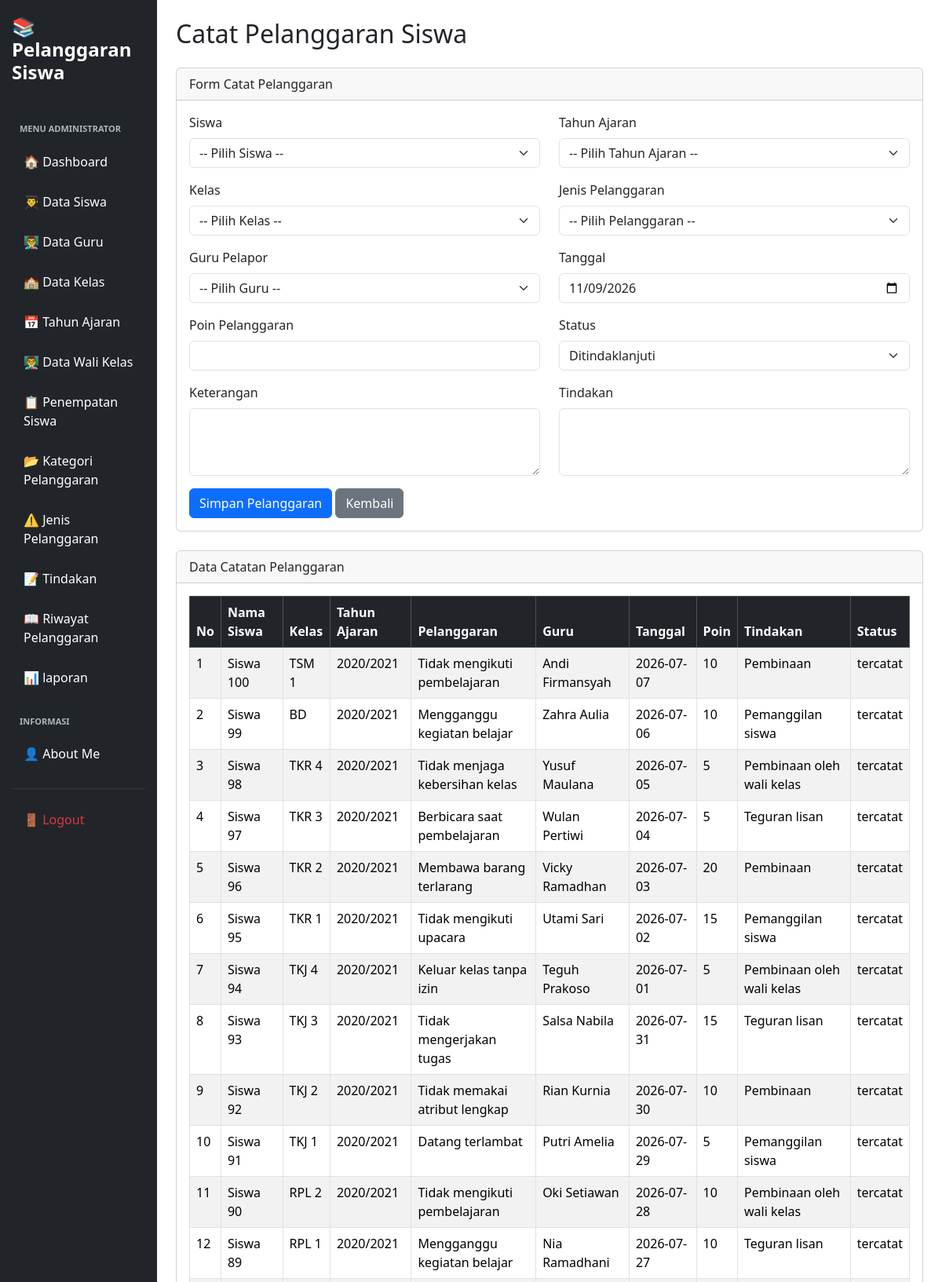
/catat_pelanggaran.php (signed in, upper part), run on the app's committed database.
### tables this page shows
CREATE TABLE `t_pelanggaran_siswa` (
  `id` int(11) NOT NULL,
  `tahun_ajaran_id` int(11) DEFAULT NULL,
  `siswa_id` int(11) DEFAULT NULL,
  `nama_siswa` varchar(150) NOT NULL,
  `kelas_id` int(11) DEFAULT NULL,
  `nama_kelas` varchar(100) NOT NULL,
  `pelanggaran_id` int(11) DEFAULT NULL,
  `nama_pelanggaran` varchar(150) NOT NULL,
  `pelanggaran_kategori_id` int(11) DEFAULT NULL,
  `guru_id` int(11) DEFAULT NULL,
  `nama_guru` varchar(150) NOT NULL,
  `tanggal` date DEFAULT NULL,
  `keterangan` text NOT NULL,
  `poin` int(11) NOT NULL,
  `tindakan` text NOT NULL,
  `status` varchar(30) NOT NULL,
  `created_at` timestamp NOT NULL DEFAULT current_timestamp(),
  `updated_at` timestamp NOT NULL DEFAULT current_timestamp()
);

CREATE TABLE `t_tahun_ajaran` (
  `id` int(11) NOT NULL,
  `nama` varchar(20) DEFAULT NULL,
  `tanggal_mulai` date NOT NULL,
  `tanggal_selesai` date NOT NULL,
  `status_aktif` tinyint(1) NOT NULL,
  `created_at` timestamp NOT NULL DEFAULT current_timestamp(),
  `updated_at` timestamp NOT NULL DEFAULT current_timestamp()
);

### catat_pelanggaran.php (the view, shortened to what this page needs)
<?php
include 'config/koneksi.php';
$sql = "SELECT
            ps.*,
            ta.nama AS tahun_ajaran,
            s.nis,
            k.tingkat,
            k.jurusan
        FROM t_pelanggaran_siswa ps
        LEFT JOIN t_tahun_ajaran ta
            ON ps.tahun_ajaran_id = ta.id
        LEFT JOIN t_siswa s
            ON ps.siswa_id = s.id
        LEFT JOIN t_kelas k
            ON ps.kelas_id = k.id
        ORDER BY ps.id DESC";
$hasil = mysqli_query($koneksi, $sql);
?>
<!DOCTYPE html>
<html lang="id">
<head>
    <link href="https://cdn.jsdelivr.net/npm/bootstrap@5.3.8/dist/css/bootstrap.min.css"
          rel="stylesheet">
</head>
<body>
<div class="container-fluid">
    <div class="row">
        <?php include 'layout/sidebar.php'; ?>
        <main class="col-md-9 col-lg-10 p-4">
            <h2 class="mb-4">Catat Pelanggaran Siswa</h2>
            <div class="card mb-4">
                <div class="card-header">
                    Form Catat Pelanggaran
                </div>
                <div class="card-body">
                    <form action="proses_simpan_pelanggaran.php"
                          method="POST">
                        <div class="row">
                            <div class="col-md-6 mb-3">
                                <label class="form-label">Siswa</label>
                                <select name="siswa_id"
                                        class="form-select" required>
                                    <option value="">-- Pilih Siswa --</option>
                                </select>
                            </div>
                            <div class="col-md-6 mb-3">
                                <label class="form-label">Tahun Ajaran</label>
                                <select name="tahun_ajaran_id"
                                        class="form-select" required>
                                    <option value="">-- Pilih Tahun Ajaran --</option>
                                </select>
                            </div>
                            <div class="col-md-6 mb-3">
                                <label class="form-label">Kelas</label>
                                <select name="kelas_id"
                                        class="form-select" required>
                                    <option value="">-- Pilih Kelas --</option>
                                </select>
                            </div>
                            <div class="col-md-6 mb-3">
                                <label class="form-label">Jenis Pelanggaran</label>
                                <select name="pelanggaran_id"
                                        id="pelanggaran"
                                        class="form-select" required>
                                    <option value="">-- Pilih Pelanggaran --</option>
                                </select>
                            </div>
                            <div class="col-md-6 mb-3">
                                <label class="form-label">Guru Pelapor</label>
                                <select name="guru_id"
                                        class="form-select" required>
                                    <option value="">-- Pilih Guru --</option>
                                </select>
                            </div>
                            <div class="col-md-6 mb-3">
                                <label class="form-label">Tanggal</label>
                                <input type="date" name="tanggal"
                                       class="form-control"
                                       value="<?php echo date('Y-m-d'); ?>"
                                       required>
                            </div>
                            <div class="col-md-6 mb-3">
                                <label class="form-label">Poin Pelanggaran</label>
                                <input type="number" name="poin"
                                       id="poin" class="form-control"
                                       min="0" required>
                            </div>
                            <div class="col-md-6 mb-3">
                                <label class="form-label">Status</label>
                                <select name="status"
                                        class="form-select" required>
                                    <option value="Ditindaklanjuti">
                                        Ditindaklanjuti
                                    </option>
                                </select>
                            </div>
                            <div class="col-md-6 mb-3">
                                <label class="form-label">Keterangan</label>
                                <textarea name="keterangan"
                                          class="form-control"
                                          rows="3"></textarea>
                            </div>
                            <div class="col-md-6 mb-3">
                                <label class="form-label">Tindakan</label>
                                <textarea name="tindakan"
                                          class="form-control"
                                          rows="3"></textarea>
                            </div>
                        </div>
                        <button type="submit" class="btn btn-primary">
                            Simpan Pelanggaran
                        </button>
                        <a href="dashboard.php"
                           class="btn btn-secondary">Kembali</a>
                    </form>
                </div>
            </div>
            <div class="card">
                <div class="card-header">
                    Data Catatan Pelanggaran
                </div>
                <div class="card-body">
                    <div class="table-responsive">
                        <table class="table table-bordered table-striped">
                            <thead class="table-dark">
                                <tr>
                                    <th>No</th>
                                    <th>Nama Siswa</th>
                                    <th>Kelas</th>
                                    <th>Tahun Ajaran</th>
                                    <th>Pelanggaran</th>
                                    <th>Guru</th>
                                    <th>Tanggal</th>
                                    <th>Poin</th>
                                    <th>Tindakan</th>
                                    <th>Status</th>
                                </tr>
                            </thead>
                            <tbody>
                            <?php $no = 1; ?>
                            <?php while ($row = mysqli_fetch_assoc($hasil)) { ?>
                                <tr>
                                    <td><?php echo $no++; ?></td>
                                    <td><?php echo htmlspecialchars($row['nama_siswa']); ?></td>
                                    <td><?php echo htmlspecialchars($row['nama_kelas']); ?></td>
                                    <td><?php echo htmlspecialchars($row['tahun_ajaran']); ?></td>
                                    <td><?php echo htmlspecialchars($row['nama_pelanggaran']); ?></td>
                                    <td><?php echo htmlspecialchars($row['nama_guru']); ?></td>
                                    <td><?php echo htmlspecialchars($row['tanggal']); ?></td>
                                    <td><?php echo (int) $row['poin']; ?></td>
                                    <td><?php echo htmlspecialchars($row['tindakan']); ?></td>
                                    <td><?php echo htmlspecialchars($row['status']); ?></td>
                                </tr>
                            <?php } ?>
                            </tbody>
                        </table>
                    </div>
                </div>
            </div>
        </main>
    </div>
</div>
</body>
</html>

### data on the page
t_pelanggaran_siswa: nama_siswa "Siswa 100", nama_kelas "TSM 1", tahun_ajaran.nama "2020/2021", nama_pelanggaran "Tidak mengikuti pembelajaran", nama_guru "Andi Firmansyah", tanggal "2026-07-07", poin "10", tindakan "Pembinaan", status "tercatat"
t_pelanggaran_siswa: nama_siswa "Siswa 99", nama_kelas "BD", tahun_ajaran.nama "2020/2021", nama_pelanggaran "Mengganggu kegiatan belajar", nama_guru "Zahra Aulia", tanggal "2026-07-06", poin "10", tindakan "Pemanggilan siswa", status "tercatat"
t_pelanggaran_siswa: nama_siswa "Siswa 98", nama_kelas "TKR 4", tahun_ajaran.nama "2020/2021", nama_pelanggaran "Tidak menjaga kebersihan kelas", nama_guru "Yusuf Maulana", tanggal "2026-07-05", poin "5", tindakan "Pembinaan oleh wali kelas", status "tercatat"
t_pelanggaran_siswa: nama_siswa "Siswa 97", nama_kelas "TKR 3", tahun_ajaran.nama "2020/2021", nama_pelanggaran "Berbicara saat pembelajaran", nama_guru "Wulan Pertiwi", tanggal "2026-07-04", poin "5", tindakan "Teguran lisan", status "tercatat"
t_pelanggaran_siswa: nama_siswa "Siswa 96", nama_kelas "TKR 2", tahun_ajaran.nama "2020/2021", nama_pelanggaran "Membawa barang terlarang", nama_guru "Vicky Ramadhan", tanggal "2026-07-03", poin "20", tindakan "Pembinaan", status "tercatat"
t_pelanggaran_siswa: nama_siswa "Siswa 95", nama_kelas "TKR 1", tahun_ajaran.nama "2020/2021", nama_pelanggaran "Tidak mengikuti upacara", nama_guru "Utami Sari", tanggal "2026-07-02", poin "15", tindakan "Pemanggilan siswa", status "tercatat"
t_pelanggaran_siswa: nama_siswa "Siswa 94", nama_kelas "TKJ 4", tahun_ajaran.nama "2020/2021", nama_pelanggaran "Keluar kelas tanpa izin", nama_guru "Teguh Prakoso", tanggal "2026-07-01", poin "5", tindakan "Pembinaan oleh wali kelas", status "tercatat"
t_pelanggaran_siswa: nama_siswa "Siswa 93", nama_kelas "TKJ 3", tahun_ajaran.nama "2020/2021", nama_pelanggaran "Tidak mengerjakan tugas", nama_guru "Salsa Nabila", tanggal "2026-07-31", poin "15", tindakan "Teguran lisan", status "tercatat"
t_pelanggaran_siswa: nama_siswa "Siswa 92", nama_kelas "TKJ 2", tahun_ajaran.nama "2020/2021", nama_pelanggaran "Tidak memakai atribut lengkap", nama_guru "Rian Kurnia", tanggal "2026-07-30", poin "10", tindakan "Pembinaan", status "tercatat"
t_pelanggaran_siswa: nama_siswa "Siswa 91", nama_kelas "TKJ 1", tahun_ajaran.nama "2020/2021", nama_pelanggaran "Datang terlambat", nama_guru "Putri Amelia", tanggal "2026-07-29", poin "5", tindakan "Pemanggilan siswa", status "tercatat"
t_pelanggaran_siswa: nama_siswa "Siswa 90", nama_kelas "RPL 2", tahun_ajaran.nama "2020/2021", nama_pelanggaran "Tidak mengikuti pembelajaran", nama_guru "Oki Setiawan", tanggal "2026-07-28", poin "10", tindakan "Pembinaan oleh wali kelas", status "tercatat"
t_pelanggaran_siswa: nama_siswa "Siswa 89", nama_kelas "RPL 1", tahun_ajaran.nama "2020/2021", nama_pelanggaran "Mengganggu kegiatan belajar", nama_guru "Nia Ramadhani", tanggal "2026-07-27", poin "10", tindakan "Teguran lisan", status "tercatat"
